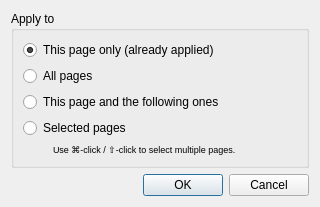
<?xml version="1.0" encoding="UTF-8"?>
<ui version="4.0">
 <class>output::ApplyColorsDialog</class>
 <widget class="QDialog" name="output::ApplyColorsDialog">
  <property name="windowModality">
   <enum>Qt::WindowModal</enum>
  </property>
  <property name="geometry">
   <rect>
    <x>0</x>
    <y>0</y>
    <width>320</width>
    <height>195</height>
   </rect>
  </property>
  <property name="windowTitle">
   <string>Apply Mode</string>
  </property>
  <layout class="QVBoxLayout" name="verticalLayout_3">
   <item>
    <widget class="QGroupBox" name="groupBox_2">
     <property name="title">
      <string>Apply to</string>
     </property>
     <layout class="QVBoxLayout" name="verticalLayout_2">
      <item>
       <widget class="QRadioButton" name="thisPageRB">
        <property name="text">
         <string>This page only (already applied)</string>
        </property>
        <property name="checked">
         <bool>true</bool>
        </property>
       </widget>
      </item>
      <item>
       <widget class="QRadioButton" name="allPagesRB">
        <property name="text">
         <string>All pages</string>
        </property>
       </widget>
      </item>
      <item>
       <widget class="QRadioButton" name="thisPageAndFollowersRB">
        <property name="text">
         <string>This page and the following ones</string>
        </property>
       </widget>
      </item>
      <item>
       <widget class="QRadioButton" name="selectedPagesRB">
        <property name="text">
         <string>Selected pages</string>
        </property>
       </widget>
      </item>
      <item>
       <layout class="QHBoxLayout" name="horizontalLayout_2">
        <property name="spacing">
         <number>0</number>
        </property>
        <item>
         <spacer name="horizontalSpacer_5">
          <property name="orientation">
           <enum>Qt::Horizontal</enum>
          </property>
          <property name="sizeType">
           <enum>QSizePolicy::Fixed</enum>
          </property>
          <property name="sizeHint" stdset="0">
           <size>
            <width>30</width>
            <height>0</height>
           </size>
          </property>
         </spacer>
        </item>
        <item>
         <widget class="QLabel" name="selectedPagesHint">
          <property name="font">
           <font>
            <pointsize>7</pointsize>
           </font>
          </property>
          <property name="text">
           <string>Use ⌘-click / ⇧-click to select multiple pages.</string>
          </property>
         </widget>
        </item>
       </layout>
      </item>
     </layout>
    </widget>
   </item>
   <item>
    <spacer name="verticalSpacer">
     <property name="orientation">
      <enum>Qt::Vertical</enum>
     </property>
     <property name="sizeHint" stdset="0">
      <size>
       <width>20</width>
       <height>0</height>
      </size>
     </property>
    </spacer>
   </item>
   <item>
    <widget class="QDialogButtonBox" name="buttonBox">
     <property name="orientation">
      <enum>Qt::Horizontal</enum>
     </property>
     <property name="standardButtons">
      <set>QDialogButtonBox::Cancel|QDialogButtonBox::Ok</set>
     </property>
    </widget>
   </item>
  </layout>
 </widget>
 <resources/>
 <connections>
  <connection>
   <sender>buttonBox</sender>
   <signal>rejected()</signal>
   <receiver>output::ApplyColorsDialog</receiver>
   <slot>reject()</slot>
   <hints>
    <hint type="sourcelabel">
     <x>316</x>
     <y>260</y>
    </hint>
    <hint type="destinationlabel">
     <x>286</x>
     <y>274</y>
    </hint>
   </hints>
  </connection>
 </connections>
</ui>
